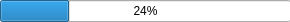
<?xml version="1.0" encoding="UTF-8"?>
<ui version="4.0">
 <class>unzip_file_dialog</class>
 <widget class="QDialog" name="unzip_file_dialog">
  <property name="enabled">
   <bool>true</bool>
  </property>
  <property name="geometry">
   <rect>
    <x>0</x>
    <y>0</y>
    <width>290</width>
    <height>22</height>
   </rect>
  </property>
  <property name="minimumSize">
   <size>
    <width>0</width>
    <height>0</height>
   </size>
  </property>
  <property name="windowTitle">
   <string>初始化环境</string>
  </property>
  <widget class="QProgressBar" name="progressBar">
   <property name="geometry">
    <rect>
     <x>0</x>
     <y>0</y>
     <width>291</width>
     <height>22</height>
    </rect>
   </property>
   <property name="value">
    <number>24</number>
   </property>
  </widget>
 </widget>
 <resources/>
 <connections/>
</ui>
